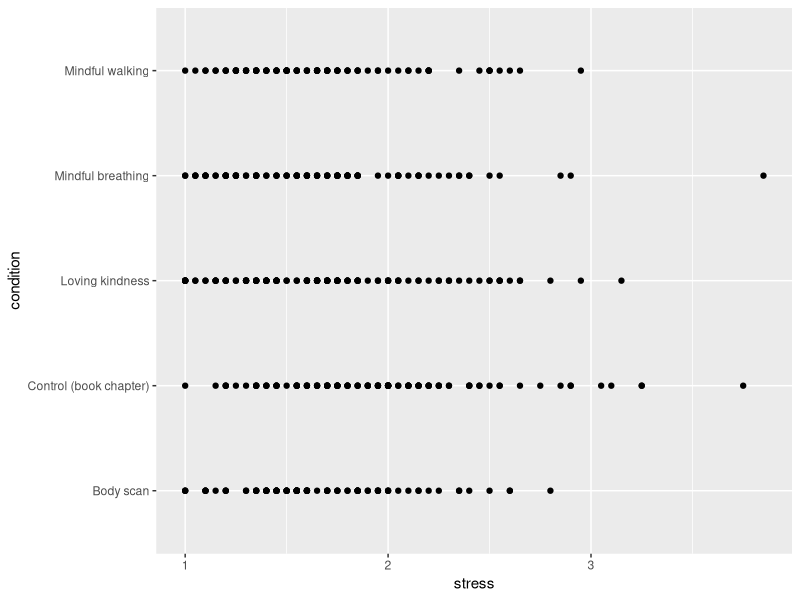
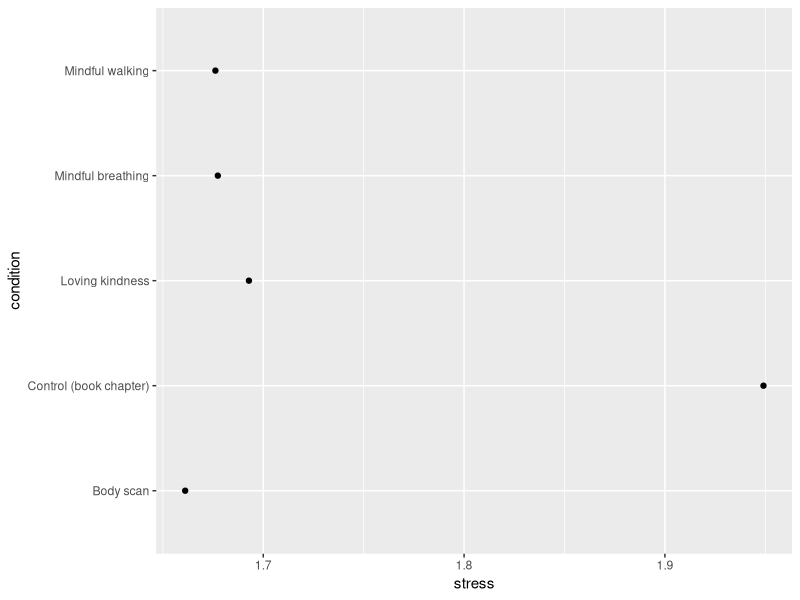
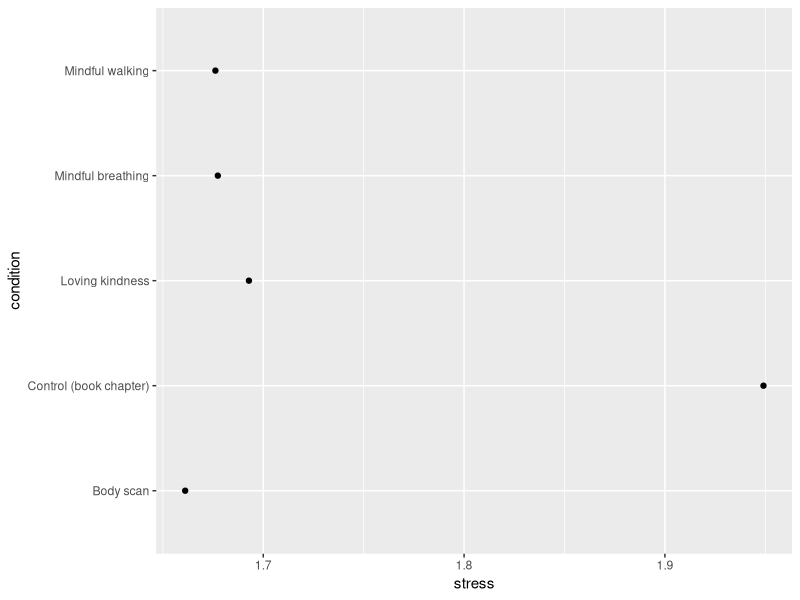
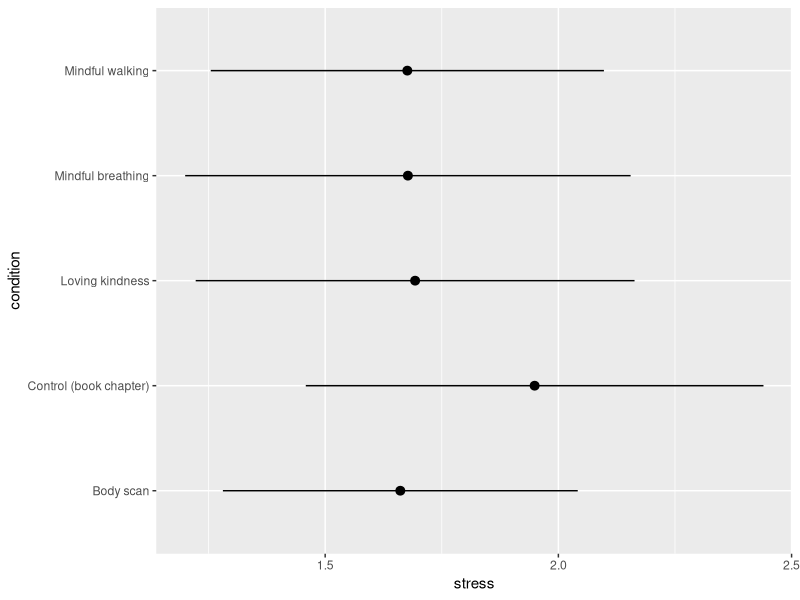
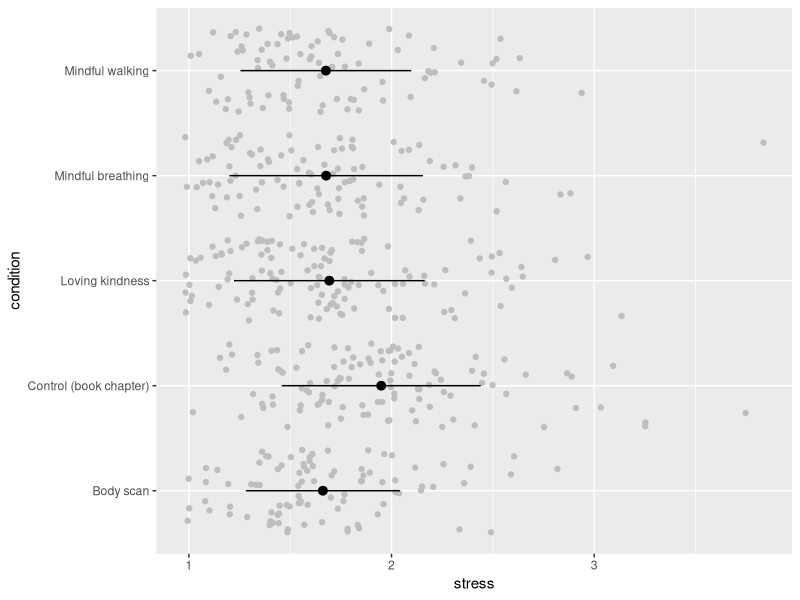
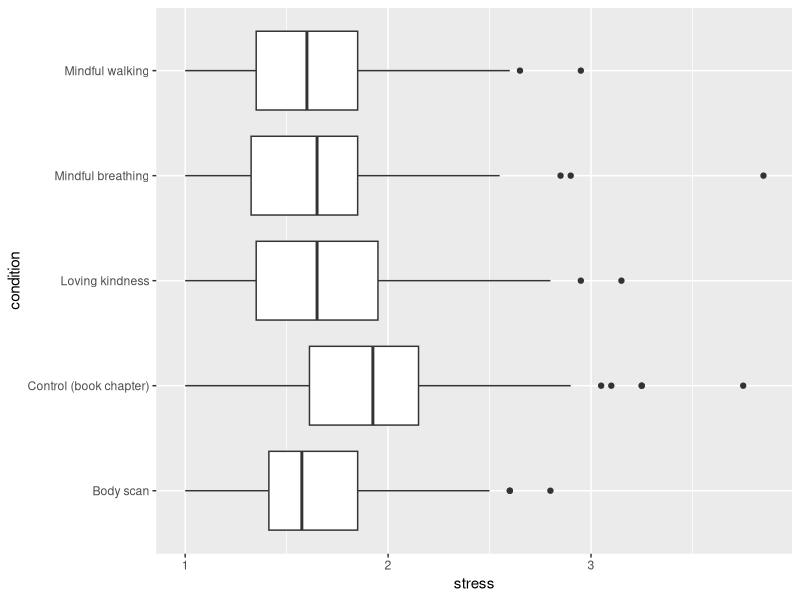

The R script that drew these images, in order:
## ---- chunk 1
#| label: meditation-observations-gg
#| slide-show: both
#| message: false
library(readr)
library(ggplot2)

meditation <- read_csv('data/meditation-stress-sample.csv')
ggplot(meditation, aes(y = condition, x = stress)) +
    geom_point()
## ---- chunk 2
#| label: meditation-means-gg
#| slide-show: both
ggplot(meditation, aes(y = condition, x = stress)) +
    geom_point(stat = 'summary', fun = mean)
## ---- chunk 3
#| label: meditation-means-stat-summary-gg
#| slide-show: code
#| output: false
ggplot(meditation, aes(y = condition, x = stress)) +
    stat_summary(geom = 'point', fun = mean)
## ---- chunk 4
#| label: meditation-mean-sd-gg
#| slide-show: both
#| slide-title: Mean and standard deviation — ggplot
ggplot(meditation, aes(y = condition, x = stress)) +
    geom_pointrange(stat = 'summary', fun.data = mean_sdl, fun.args = list(mult = 1))
## ---- chunk 5
#| label: meditation-jitter-summary-gg
#| slide-show: both
ggplot(meditation, aes(y = condition, x = stress)) +
    geom_point(position = 'jitter', color = 'grey') +
    geom_pointrange(stat = 'summary', fun.data = mean_sdl, fun.args = list(mult = 1))
## ---- chunk 6
#| label: meditation-boxplots-gg
#| slide-show: both
#| slide-title: Median and spread — ggplot
ggplot(meditation, aes(y = condition, x = stress)) +
    geom_boxplot()
